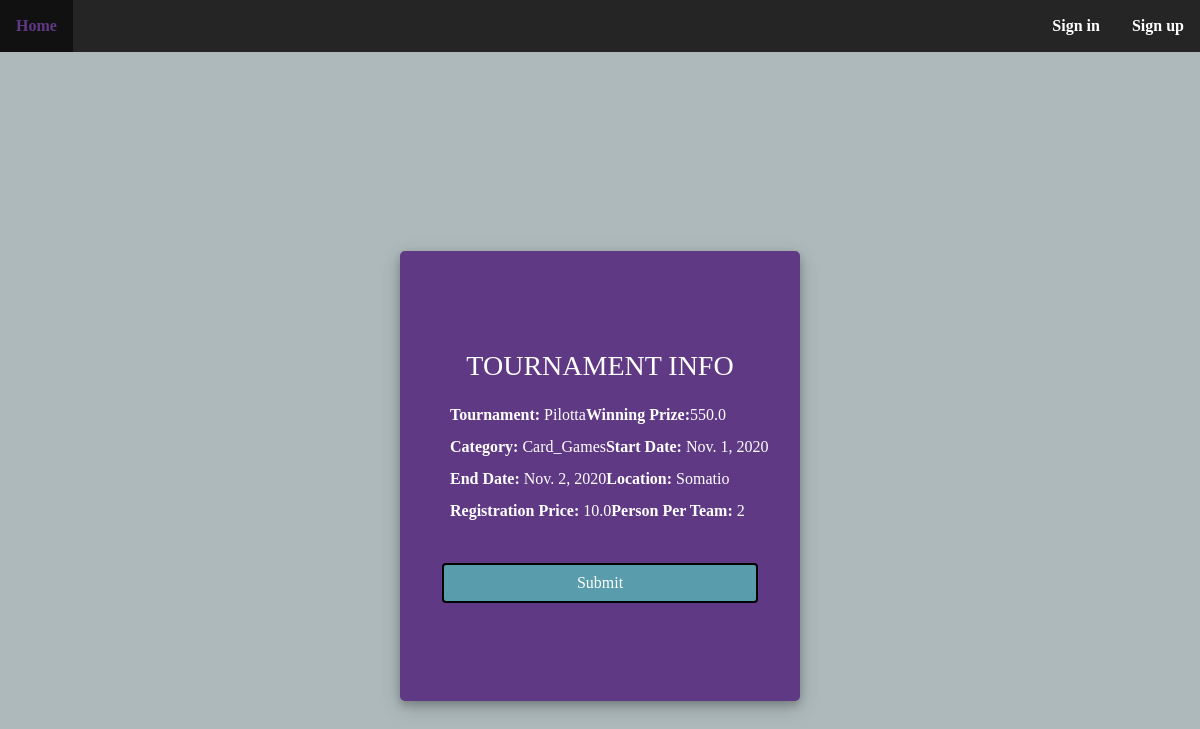
Page /tournamentInfo/8/ on the committed database.
### createT/models.py (models this page shows, shortened)
class Tournament(models.Model):
    Sports = 'Sports'
    eSports = 'eSports'
    Card_Games = 'Card_Games'
    TOURNAMENT_TYPE = (
        (Sports, 'Sports'),
        (eSports, 'e-Sports'),
        (Card_Games, 'Card Games'),
    )
    user = models.ForeignKey(User, null=True, on_delete= models.SET_NULL)
    name = models.CharField(max_length=200, null=True)
    dateCreated = models.DateTimeField(auto_now_add=True, null=True)
    dateStart = models.DateField(null=True)
    dateEnd = models.DateField(null=True)
    Tournament_Type = models.CharField(max_length=30, choices=TOURNAMENT_TYPE, default=Sports)
    location = models.CharField(max_length=200, null=True)
    regPrice = models.FloatField(null=True)
    Prize = models.FloatField(null=True)
    PpT = models.IntegerField(null=True)

### createT/views.py (the view)
# urls.py: path('tournamentInfo/<str:pk_test>/', views.tournamentInfo, name='tournamentInfo'),
def tournamentInfo(request, pk_test):
    tournaments = Tournament.objects.get(id=pk_test)
    return render(request, 'createT/tournamentInfo.html', {'tournaments':tournaments})

### createT/templates/createT/tournamentInfo.html (shortened to what this page needs)
{% load static %}
<!DOCTYPE html>
<html lang="en" dir="ltr">
  <head>
    <link rel="stylesheet" href="https://maxcdn.bootstrapcdn.com/bootstrap/4.0.0/css/bootstrap.min.css">
    <link rel="stylesheet" type="text/css" href="{% static 'createT/style.css' %}">
  </head>
  <body>
      {% include "createT/navbar.html" %}
      <div class="d-flex justify-content-center h-100">
        <div class="user_card" id="tournamentInfo">
          <div class="d-flex justify-content-center">
            <h3 id="form-titleInfo">TOURNAMENT INFO</h3>
          </div>
            <ul>
              <li><label for="fname">Tournament:</label> {{tournaments.name}}</li>
              <li><label for="fname">Winning Prize:</label>{{tournaments.Prize}}</li>
              <li><label for="fname">Category:</label> {{tournaments.Tournament_Type}}</li>
              <li><label for="fname">Start Date:</label> {{tournaments.dateStart}}</li>
              <li><label for="fname">End Date:</label> {{tournaments.dateEnd}}</li>
              <li><label for="fname">Location:</label> {{tournaments.location}}</li>
              <li><label for="fname">Registration Price:</label> {{tournaments.regPrice}}</li>
              <li><label for="fname">Person Per Team:</label> {{tournaments.PpT}}</li>
            </ul>
            <div class="d-flex justify-content-center mt-3 login_container">
                <a class="btn login_btn" href="{% url 'tournamentSubmit' tournaments.id %}" role="button">Submit</a>
            </div>
        </div>
      </div>
  </body>
</html>

### createT/static/createT/style.css (style rules this page uses)
body, html { margin: 0; padding: 0; height: 100%; background: #adb9bb !important; font-family: verdana; }
li { float: left; list-style-type: none; }
.btn { background-color: #599dad; border: 2px solid black; }
a { color: purple; font-weight: bold; }
label { font-weight: bold; }
.user_card { width: 400px; height: 285px; margin-top: auto; margin-bottom: auto; background: #603984; position: relative; display: flex; justify-content: center; flex-direction: column; padding: 10px; box-shadow: 0 4px 8px 0 rgba(0, 0, 0, 0.2), 0 6px 20px 0 rgba(0, 0, 0, 0.19); -webkit-box-shadow: 0 4px 8px 0 rgba(0, 0, 0, 0.2), 0 6px 20px 0 rgba(0, 0, 0, 0.19); -moz-box-shadow: 0 4px 8px 0 rgba(0, 0, 0, 0.2), 0 6px 20px 0 rgba(0, 0, 0, 0.19); border-radius: 5px; }
#tournamentInfo { width: 400px; height: 450px; margin-top: auto; margin-bottom: auto; background: #603984; position: relative; display: flex; justify-content: center; flex-direction: column; padding: 10px; box-shadow: 0 4px 8px 0 rgba(0, 0, 0, 0.2), 0 6px 20px 0 rgba(0, 0, 0, 0.19); -webkit-box-shadow: 0 4px 8px 0 rgba(0, 0, 0, 0.2), 0 6px 20px 0 rgba(0, 0, 0, 0.19); -moz-box-shadow: 0 4px 8px 0 rgba(0, 0, 0, 0.2), 0 6px 20px 0 rgba(0, 0, 0, 0.19); border-radius: 5px; }
#form-titleInfo { margin-bottom: 20px; color: #fff; }
.login_btn { width: 100%; background: #599dad !important; color: white !important; }
.login_container { padding: 0 2rem; }
.d-flex { color: white; }

### rows in the picture
Tournament: name "Pilotta", Prize "550.0", Tournament_Type "Card_Games", dateStart "Nov. 1, 2020", dateEnd "Nov. 2, 2020", location "Somatio", regPrice "10.0", PpT "2"
